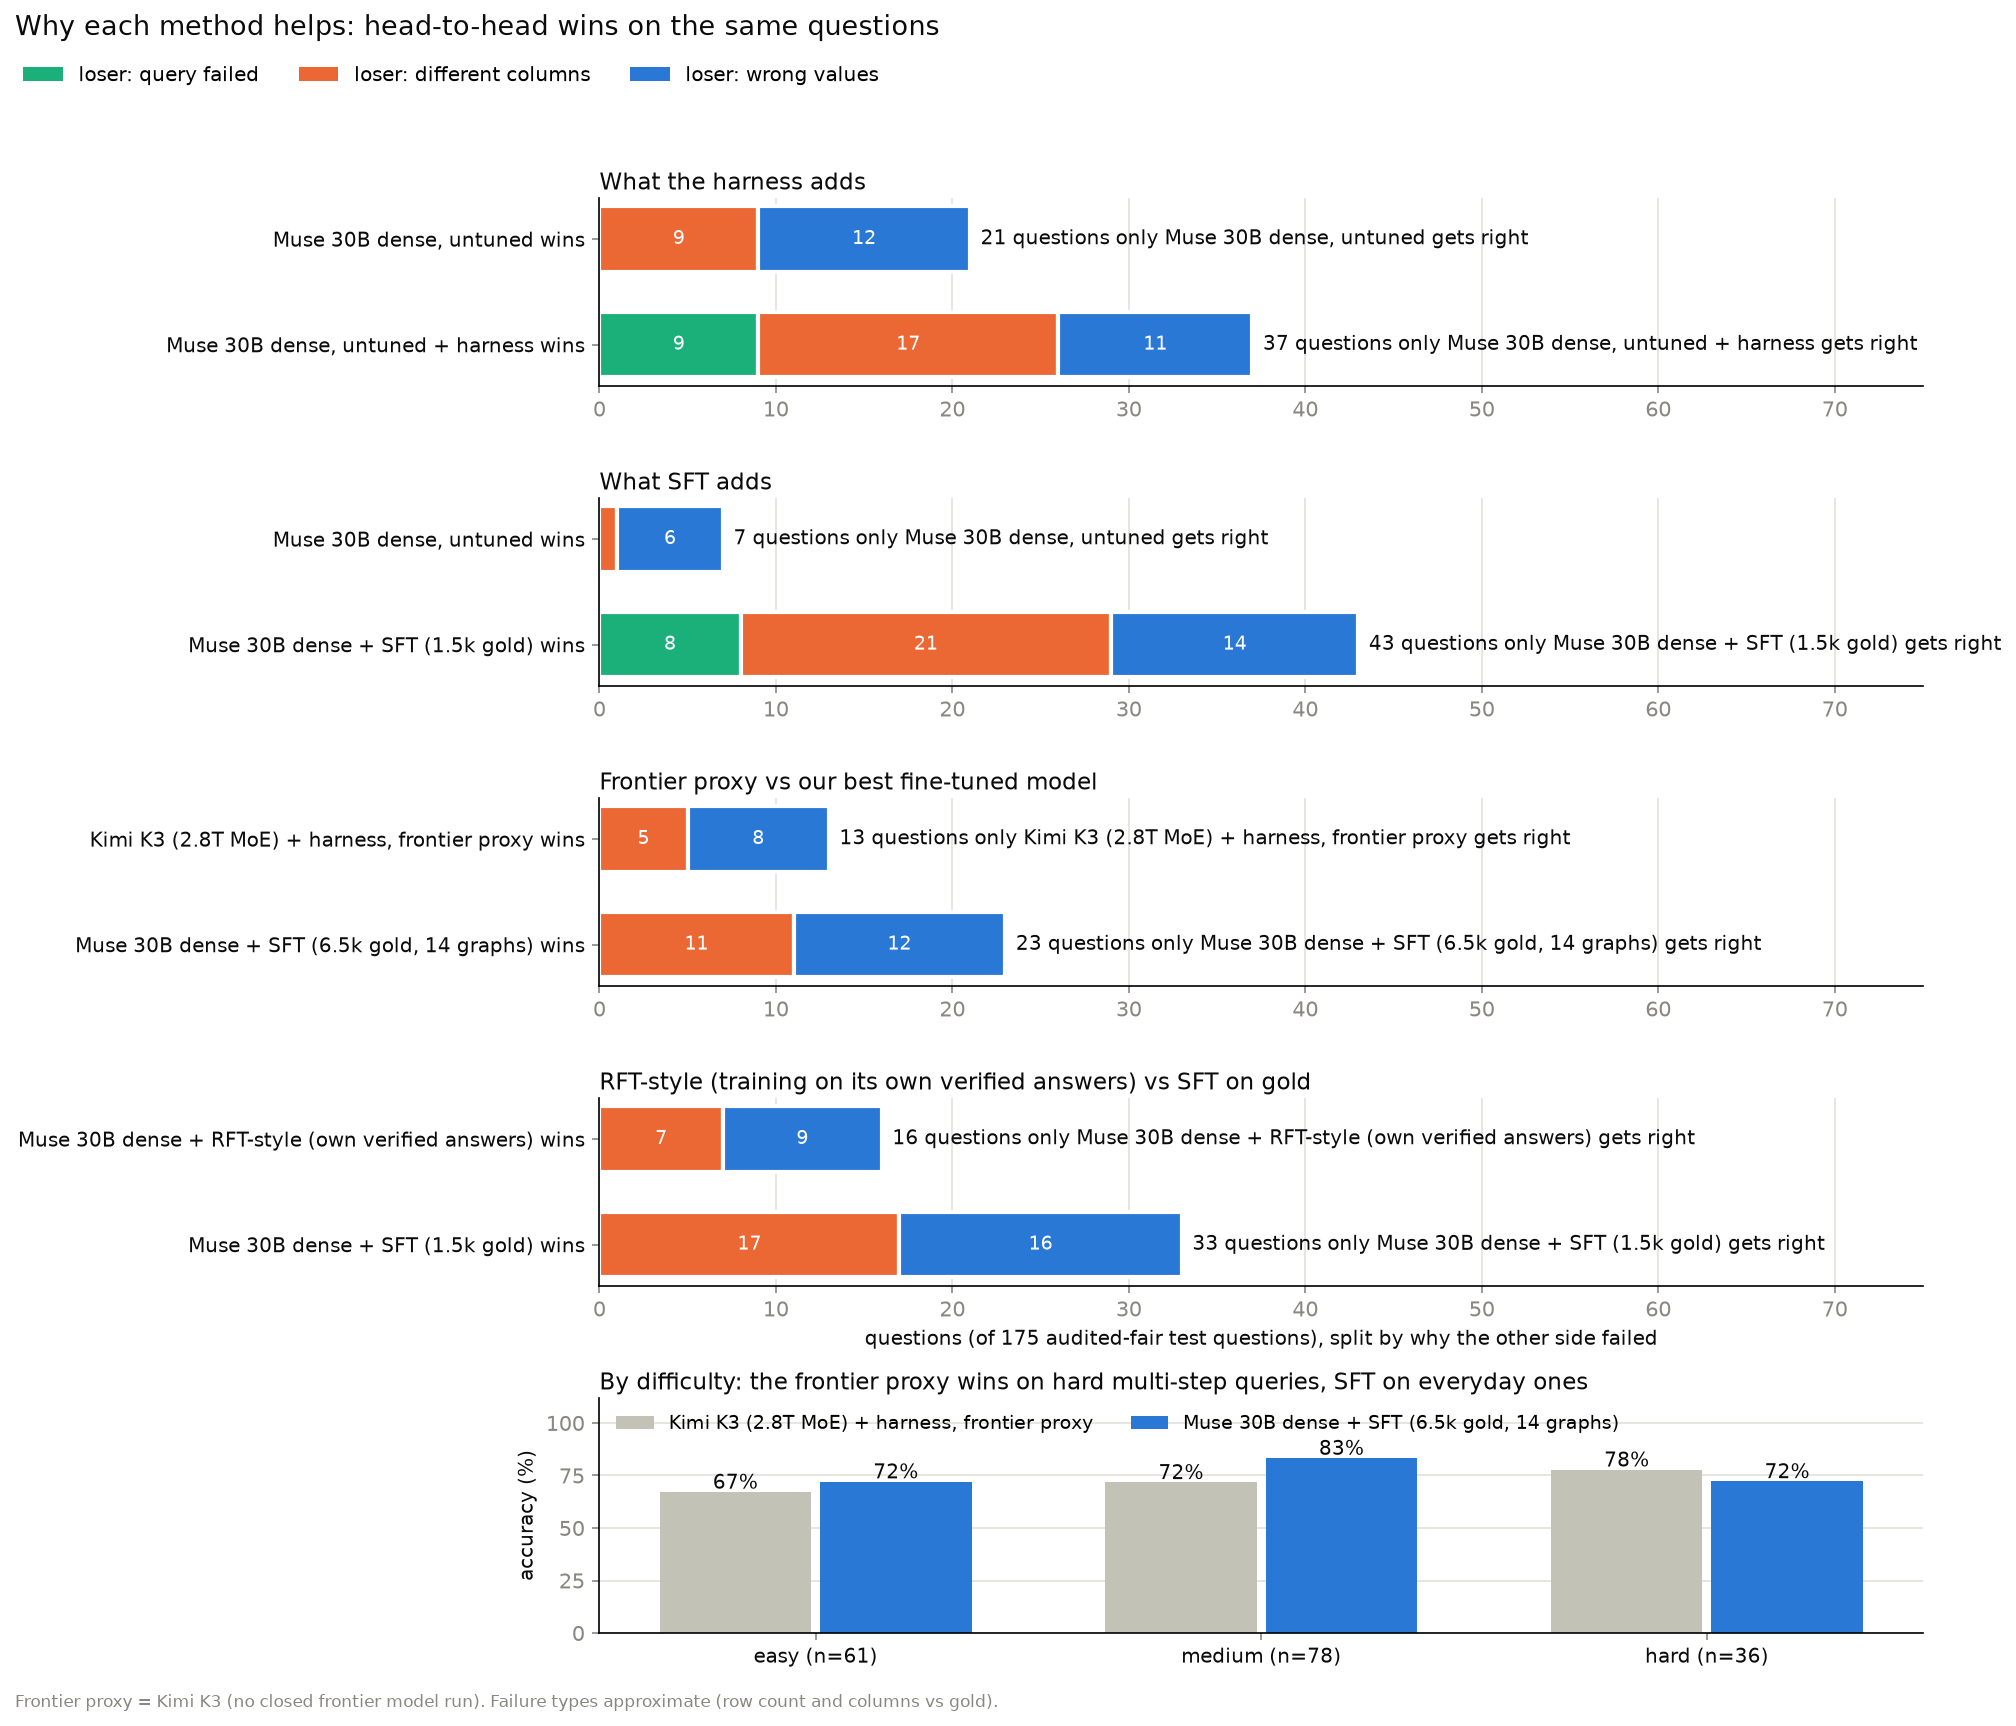

Python code for this plot:
"""Why each method helps: head-to-head wins between pairs of configs, split by why the losing side failed.

  python dashboard/why.py      # run from hackathon/cypher/; writes dashboard/why.png

Uses the 175 audited-fair test questions (drops gold_wrong / ambiguous in data/test_audit.jsonl). For each pair, the
left bar counts questions only A answers correctly, the right bar questions only B answers correctly, each split by
the loser's failure type. Failure types are approximate, from the final query's row count and columns vs gold:
  query failed       error, or no rows
  different columns  right number of rows, different number of columns (answer shape / dataset convention)
  wrong values       right shape, wrong values or wrong row set (query logic)
The frontier-proxy model is Kimi K3 (2.8T): no closed frontier model was run.
"""
import collections, json, os, sys

import matplotlib
matplotlib.use("Agg")
import matplotlib.pyplot as plt
from matplotlib.patches import Patch

HERE = os.path.dirname(os.path.abspath(__file__))
ROOT = os.path.dirname(HERE)
sys.path.insert(0, ROOT)
import metrics  # noqa: E402

RUNS = {"Muse 30B dense, untuned": ("r1_base", "first"), "Muse 30B dense, untuned + harness": ("r5_full", "escalate"),
        "Kimi K3 (2.8T MoE) + harness, frontier proxy": ("r17_kimi", "repair"), "Muse 30B dense + SFT (1.5k gold)": ("r6_ft1", "escalate"),
        "Muse 30B dense + SFT (6.5k gold, 14 graphs)": ("r6bx_ftbx", "escalate"), "Muse 30B dense + RFT-style (own verified answers)": ("r7_ftd", "escalate")}
PAIRS = [("Muse 30B dense, untuned", "Muse 30B dense, untuned + harness", "What the harness adds"),
         ("Muse 30B dense, untuned", "Muse 30B dense + SFT (1.5k gold)", "What SFT adds"),
         ("Kimi K3 (2.8T MoE) + harness, frontier proxy", "Muse 30B dense + SFT (6.5k gold, 14 graphs)", "Frontier proxy vs our best fine-tuned model"),
         ("Muse 30B dense + RFT-style (own verified answers)", "Muse 30B dense + SFT (1.5k gold)", "RFT-style (training on its own verified answers) vs SFT on gold")]
KINDS = [("query failed", "#1baf7a"), ("different columns", "#eb6834"), ("wrong values", "#2a78d6")]
INK, MUTED, GRID = "#0b0b0b", "#898781", "#e1e0d9"


def load_runs():
    out = {}
    for name, (tag, stage) in RUNS.items():
        doc = json.load(open(os.path.join(ROOT, "results", f"{tag}.json")))
        out[name] = {r["id"]: (r, metrics.cut(r, stage)) for r in doc["rows"]}
    return out


def failure_kind(row, cut, gold):
    if cut["outcome"] in ("error", "empty"):
        return "query failed"
    a = next((a for a in reversed(row["attempts"]) if a["cypher"] == cut.get("cypher")), None)
    ncols = len(a["preview"][0]) if a and a.get("preview") else 0
    if a and a["n_rows"] == len(gold["rows"]) and ncols != len(gold["columns"]):
        return "different columns"
    return "wrong values"


def main():
    test = {json.loads(l)["id"]: json.loads(l) for l in open(os.path.join(ROOT, "data", "test.jsonl"))}
    audit = {r["id"]: r["label"] for r in (json.loads(l) for l in open(os.path.join(ROOT, "data", "test_audit.jsonl")))}
    fair = [i for i in test if audit.get(i) not in ("gold_wrong", "ambiguous")]
    runs = load_runs()
    ok = lambda name, i: runs[name][i][1]["outcome"] == "correct"

    fig, axes = plt.subplots(len(PAIRS) + 1, 1, figsize=(13, 2.0 * (len(PAIRS) + 1) + 1.4), dpi=150,
                             gridspec_kw={"height_ratios": [1] * len(PAIRS) + [1.25]})
    for ax, (a, b, title) in zip(axes, PAIRS):
        sides = []
        for winner, loser in ((a, b), (b, a)):
            ids = [i for i in fair if ok(winner, i) and not ok(loser, i)]
            kinds = collections.Counter(failure_kind(*runs[loser][i], test[i]["gold_result"]) for i in ids)
            sides.append((winner, loser, len(ids), kinds))
        for y, (winner, loser, n, kinds) in zip((1, 0), sides):
            left = 0
            for kind, color in KINDS:
                v = kinds.get(kind, 0)
                if v:
                    ax.barh(y, v, left=left, height=0.62, color=color, edgecolor="white", linewidth=2)
                    if v >= 3:
                        ax.text(left + v / 2, y, str(v), ha="center", va="center", fontsize=9, color="white")
                    left += v
            ax.text(left + 0.6, y, f"{n} questions only {winner} gets right", va="center", fontsize=9.5, color=INK)
        ax.set_yticks([1, 0], [f"{sides[0][0]} wins", f"{sides[1][0]} wins"], fontsize=9.5, color=INK)
        ax.set_title(title, loc="left", fontsize=11, color=INK, pad=4)
        ax.set_xlim(0, 75)
        ax.xaxis.grid(True, color=GRID)
        ax.set_axisbelow(True)
        for s in ("top", "right"):
            ax.spines[s].set_visible(False)
        ax.tick_params(colors=MUTED)
        ax.tick_params(axis="y", labelcolor=INK)
    axes[len(PAIRS) - 1].set_xlabel("questions (of 175 audited-fair test questions), split by why the other side failed",
                                    fontsize=9.5, color=INK)

    # last panel: accuracy by difficulty tier, frontier proxy vs best SFT
    ax = axes[-1]
    tiers = ["easy", "medium", "hard"]
    names = ["Kimi K3 (2.8T MoE) + harness, frontier proxy", "Muse 30B dense + SFT (6.5k gold, 14 graphs)"]
    colors = ["#c3c2b7", "#2a78d6"]
    for k, (name, color) in enumerate(zip(names, colors)):
        vals, ns = [], []
        for t in tiers:
            ids = [i for i in fair if test[i]["complexity"]["tier"] == t]
            vals.append(100 * sum(ok(name, i) for i in ids) / len(ids))
            ns.append(len(ids))
        xs = [j + (k - 0.5) * 0.36 for j in range(len(tiers))]
        ax.bar(xs, vals, width=0.34, color=color, label=name)
        for x, v in zip(xs, vals):
            ax.text(x, v + 1.5, f"{v:.0f}%", ha="center", fontsize=9.5, color=INK)
    ax.set_xticks(range(len(tiers)), [f"{t} (n={n})" for t, n in zip(tiers, ns)], fontsize=9.5, color=INK)
    ax.set_ylim(0, 112)
    ax.tick_params(axis="x", labelcolor=INK)
    ax.set_ylabel("accuracy (%)", fontsize=9.5, color=INK)
    ax.set_title("By difficulty: the frontier proxy wins on hard multi-step queries, SFT on everyday ones",
                 loc="left", fontsize=11, color=INK, pad=4)
    ax.yaxis.grid(True, color=GRID)
    ax.set_axisbelow(True)
    for s in ("top", "right"):
        ax.spines[s].set_visible(False)
    ax.tick_params(colors=MUTED)
    ax.tick_params(axis="x", labelcolor=INK)  # tier names in primary ink
    ax.legend(frameon=False, fontsize=9, loc="upper left", ncol=2)

    fig.legend(handles=[Patch(facecolor=c, label=f"loser: {k}") for k, c in KINDS], loc="upper left",
               ncol=3, frameon=False, fontsize=9.5, bbox_to_anchor=(0.005, 0.975))
    fig.suptitle("Why each method helps: head-to-head wins on the same questions",
                 x=0.01, ha="left", fontsize=13, color=INK, y=0.995)
    fig.text(0.01, 0.005, "Frontier proxy = Kimi K3 (no closed frontier model run). Failure types approximate (row count "
             "and columns vs gold).", fontsize=8, color=MUTED)
    fig.tight_layout(rect=(0, 0.015, 1, 0.945))
    out = os.path.join(HERE, "why.png")
    fig.savefig(out, facecolor="white", bbox_inches="tight")
    print("wrote", os.path.relpath(out, ROOT))


if __name__ == "__main__":
    main()
